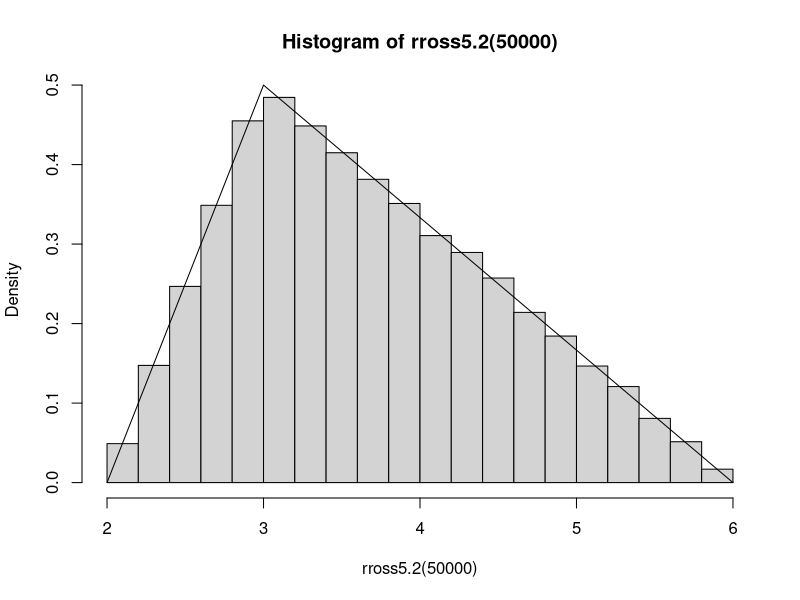
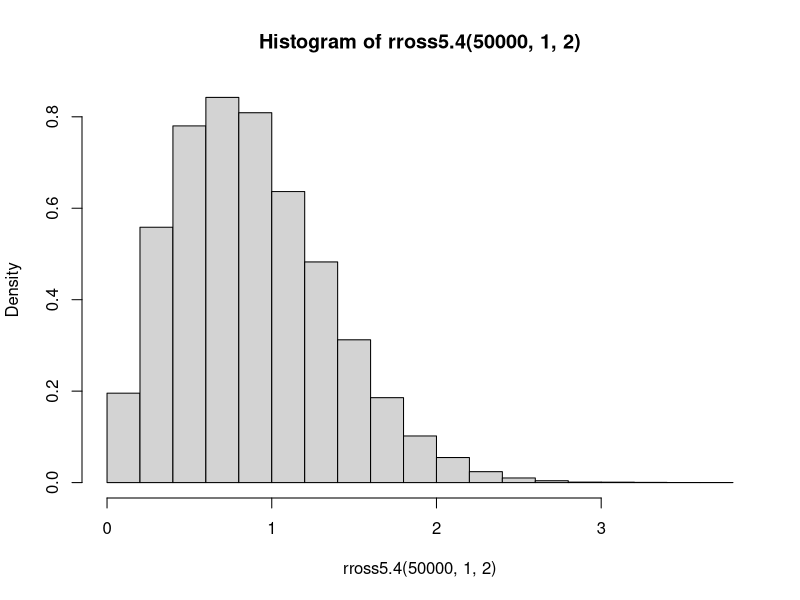
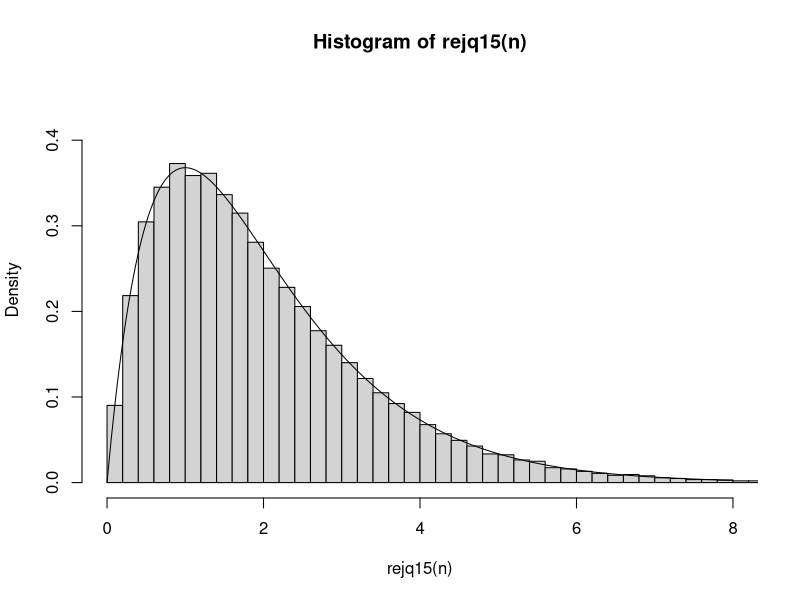
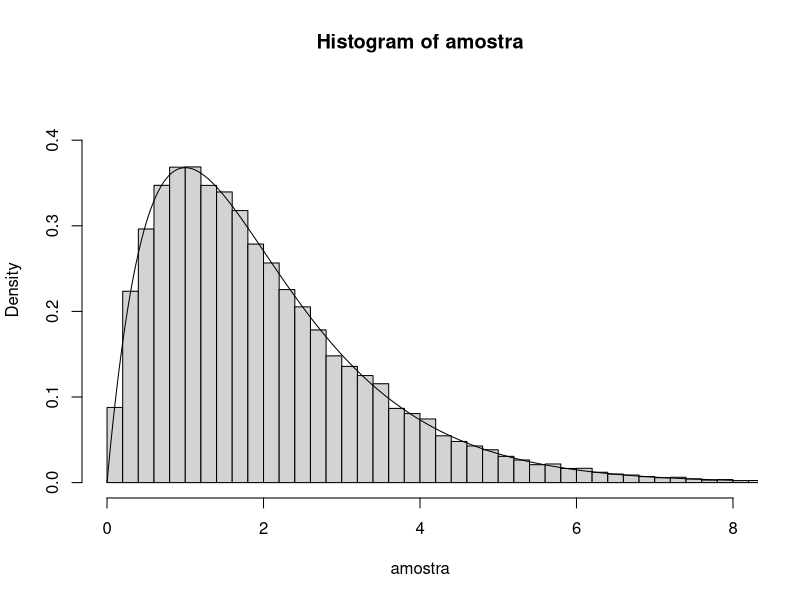

Here is the R script that generated these plots, in order: (Note: a time limit stopped this script after it produced the figures.)
########### Aula 1 - Ex 1 ##########

#3.3 exp(x + x^2) entre -2 e 2

#função transformada
h = function(y) {
  x = 4*y - 2
  exp(x + x^2)
} 

#integral
4*mean(h(runif(10000)))

#3.7 exp(-x^2) entre -inf e inf

#função transformada
h = function(y) {
  x = -log((1-y)/y)
  
  exp(-(x)^2)*((1+exp(-x))^2)/exp(-x)
  
}

mean(h(runif(10000)))

#3.9 exp(-x-y) 0 < y < x, 0 < x < inf

#função transformada
h = function(k, l) {
  x = l/(1-l)
  y = k*x
  
  exp(-(x+y))*x*(1+x)^2
}

mean(h(runif(100000), runif(100000)))


########### Aula 1 - Ex 2 - Q2 ##########

fross5.2 = function(x)
{
  z = (x == 0)*max(Re(polyroot(c(4-runif(1),-4,1)))) +
    (x == 1)*min(Re(polyroot(c(-3-runif(1),4/3,-1/9))))
  
  return(z)
}  

rross5.2 = function(n)
{
  r = rbinom(n,1,3/4)
  return(sapply(r,fross5.2))
}

hist(rross5.2(50000),freq = F)
lines(seq(2,6,0.001),
      c( (seq(2,3,0.001)-2)/2, 
         (2 - seq(3.001,6,0.001)/3)/2 ))

########### Aula 1 - Ex 2 - Q4 ##########

fross5.4 = function(a,b){return((log(1-runif(1))/-a)^(1/b))}

rross5.4 = function(n,a,b)
{
  return(replicate(n,fross5.4(a,b)))
}

hist(rross5.4(50000,1,2),freq = F)

########### Aula 1 - Ex 2 - Q15 ##########

## Método da rejeição a partir de dist. exp(1/2) com alpha = 1/4

n <- 100000
rejq15 = function(n)
{
  k <- 0 #counter for accepted
  j <- 0 #iterations
  y <- numeric(n)
  while (k < n) {
    u <- runif(1)
    j<-j+1
    x <- rexp(1,50/100) #random variate from g
    if (0.5*x * exp(-0.5*x) > u) {
      #we accept x
      k<-k+1
      y[k] <- x
    }
  }
  return(y)
}
hist(rejq15(n),freq = FALSE,breaks = 80,ylim = c(0,0.45), xlim=c(0,8))
lines(seq(0,8,0.01),seq(0,8,0.01)*exp(-seq(0,8,0.01)))

## Método SIR a com proposta exp(-1/2)

Pesos1 <- function(y){
  df <- y*exp(-y)
  dg <- dexp(y,1/2)
  p <- df/dg
  pesos <- p/sum(p)
  return(pesos)
}

rxex_sir <- function(n, m){
  y <- rexp(m,1/2)
  pesos <- Pesos1(y)
  amostra <- sample(x = y, size = n, replace = T, prob = pesos)
  return(amostra)
}

n = 100000
m = 100000

amostra <- rxex_sir(n, m)
hist(amostra, freq = FALSE,breaks = 80, ylim = c(0,0.45),xlim=c(0,8))
lines(seq(0,8,0.01),seq(0,8,0.01)*exp(-seq(0,8,0.01)))

######## Comparação de eficiência #########

install.packages("microbenchmark")
require(microbenchmark)

if(!require(microbenchmark)){
  install.packages("microbenchmark")
  require(microbenchmark)}

# Análise de desempenho

n = 1000
microbenchmark(
  rxex_sir(n,1000),
  rejq15(n),
  times = 1000)

# O algoritmo da rejeição dado os parâmetros usados se mostrou muito superior
# em tempo computacional.

########### Aula 1 - Ex 2 - Q15 ##########

reason = function(x)
{
  return((x^2) * exp((lambda-1)*x))
}

lambda = seq(0.01,0.99,0.01)
rejq16 = function(lambda,n = 1000)
{
  k <- 0 #counter for accepted
  j <- 0 #iterations
  y <- numeric(n)
  z = seq(0.01,20,0.01)
  r = reason(z)
  alpha = 1/max(reason(z)) # De acordo com o slide, o 1/alpha é o maximo da
  while (k < n) {          # que a razão das funções assume. Isso muda pra 
                           # lambda em teoria.
    u <- runif(1)
    j<-j+1
    x <- rexp(1,lambda) #random variate from g
    if (alpha*(x^2) * exp((lambda-1)*x) > u) {
      #we accept x
      k<-k+1
      y[k] <- x
    }
  }
  return(j)
}

iter = sapply(lambda,rejq16)
best = match(min(iter), iter)
lambda[best]

########### Aula 1 - Ex 3 ##########
#3.11
set.seed(10)
################
rmixp = function(n, p) {
  u = rbinom(n, prob = p, size=1)
  x = rnorm(n)
  y = rnorm(n, 3, 1)
  c(x[u==1], y[u==0])
}

dmixp = function(x, p) {
  p*dnorm(x) + (1-p)*dnorm(x, 3, 1)
}


pl = function(p, n=1000) {
  amostra = rmixp(n, p)
  x = seq(min(amostra)-1, max(amostra)+1, 0.001)
  hist(amostra, freq = F, main="Histrograma da amostra simulada")
  lines(x, dmixp(x, p), col='red')
  
}


pl(p=0.75)
pl(p=0.6)
pl(p=0.5)

#mais próximo de p=0.5 -> maior bimodalidade

if(!require("dplyr")){install.packages(dplyr);require(dplyr)}

#3.12
rmgp = function(n, a, b) {
  rgamma(n, a, b) %>% rpois(n, .)
}

rmgp(1000, 4, 2) %>% hist()

########### Aula 1 - Ex 4 ##########

fross4.2 = function(q)
{
  U = runif(1)
  i = 0
  p = exp(-q)
  FP = p
  while(U >= FP)
  {
    p = (q*p)/(i+1)
    FP = FP + p
    i = i + 1
  }
  return(i)
}

rpoisson = function(n,q)
{
  X = rep(q,n)
  return(sapply(X,fross4.2))
}

########### Aula 1 - Ex 5 ##########

fross4h = function(n,p)
{
  i = 1
  
  x = rep(0,length(p))
  
  while (i <= length(p))
  {
    pi = ifelse(i == 1, p[1], p[i]/(1-sum(p[1:(i-1)])))
    x[i] = (n > 0)*sum(rbinom(n = 1, size = n, prob = pi))
    n = n - x[i]
    i = i + 1
  }
  return(x)
}

rmulti = function(n,size,p)
{
  x = t(replicate(n,fross4h(size,p)))
  return(x)
}

########### Aula 1 - Ex 6 ##########

#minha g será uma t com df baixo, para ter uma calda mais pesada

#densidade da skew normal 
dskew = function(x, ep, w, a) {
  (2/w)*dnorm((x-ep)/w)*pnorm(a*((x-ep)/w))
}

#usando SIR 
rskew = function(n, ep, w, a, m) {
  
  g = function(x, ep) dnorm(x, ep, sd=100)
  y = rnorm(m, mean = ep, sd=100)
  w = (dskew(y, ep=0, w=2, a=6)/g(y, ep=0))/sum((dskew(y, ep=0, w=2, a=6)/g(y, ep=0)))
  sample(y, size=n, prob = w, replace = T) 
  
  
}
